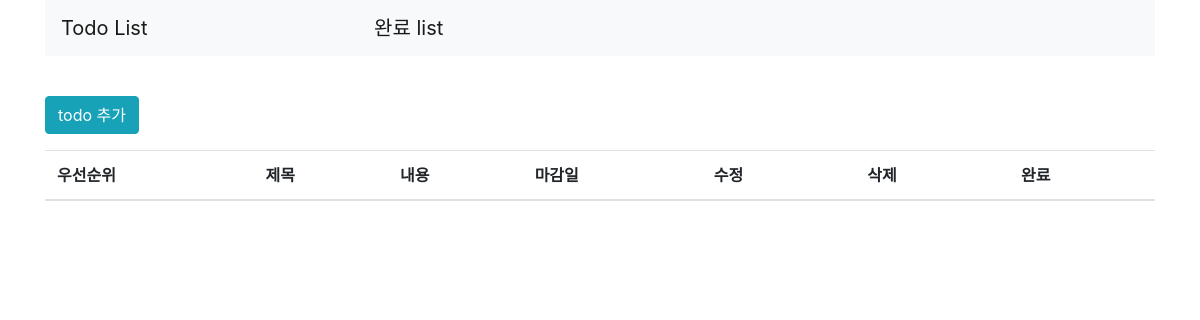
The app's page /success, older data.
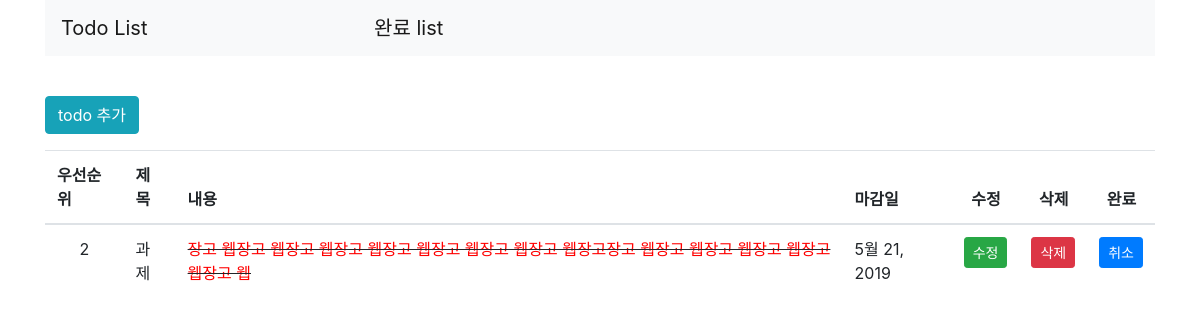
The same page, newer data.
### todo/models.py (models this page shows, shortened)
class Todo(models.Model):
    title = models.CharField(max_length=200,verbose_name='제목')
    content = models.TextField(verbose_name="내용")
    due_date = models.DateField(verbose_name="마감일",null=True,blank=True)
    priority = models.IntegerField(verbose_name="우선순위",default=1)
    success = models.BooleanField(verbose_name="완료",default=False)

### todo/views.py (the view)
# urls.py: path("success",TodoSuccessListView.as_view(),name="success"),
class TodoSuccessListView(ListView):
    model = Todo
    paginate_by = 10
    template_name_suffix = "_success_list"
    def get_queryset(self):
        return Todo.objects.filter(success = True)

### todo/templates/todo/todo_success_list.html (shortened to what this page needs)
{% extends 'base.html' %}
{% block content %}
<div class="btn-group">
        <a href="{% url 'add' %}" class="btn btn-info">todo 추가</a>
    </div>
    <table class="table">
        <thead>
            <tr>
                <th scope="col">우선순위</th>
                <th scope="col">제목</th>
                <th scope="col">내용</th>
                <th scope="col">마감일</th>
                <th scope="col">&nbsp;&nbsp;수정</th>
                <th scope="col">&nbsp;&nbsp;삭제</th>
                <th scope="col">&nbsp;&nbsp;완료</th>
            </tr>
        </thead>
        <tbody>
            {% for todo in object_list %}
                <tr>
                    {% now "Y-m-d" as todays_date %}
                    <td style="text-align: center">{{todo.priority}}</td>
                    <td>{{todo.title}}</td>
                    {% if todo.success == False %}
                    <td><a href="{% url 'detail' pk=todo.id %}" >{{todo.content|truncatechars:30}}</a></td>
                    {% else %}
                    <td class="striker"><a href="{% url 'detail' pk=todo.id %}" style="color: red;">{{todo.content}}</a></td>
                    {% endif %}
                    {% if todays_date <= todo.due_date|date:"Y-m-d" %}
                    <td>{{todo.due_date}}</td>
                    {% elif todo.due_date == None %}
                    <td>-</td>
                    {% else %}
                    <td style="color:red;">마감</td>
                    {% endif %}
                    <td><a href="{% url 'update' pk=todo.id %}" class="btn btn-success btn-sm">수정</a></td>
                    <td><a href="{% url 'delete' pk=todo.id %}" class="btn btn-danger btn-sm">삭제</a></td>
                    {% if todo.success == False %}
                    <td><a href="{% url 'cross' pk=todo.id %}" class="btn btn-primary btn-sm">완료</a></td>
                    {% else %}
                    <td><a href="{% url 'cross' pk=todo.id %}" class="btn btn-primary btn-sm">취소</a></td>
                    {% endif %}
                </tr>
            {% endfor %}
        </tbody>
    </table>
{% endblock %}

### templates/base.html (shortened to what this page needs)
<!DOCTYPE html>
<html lang="en">
<head>
    <link rel="stylesheet" href="https://stackpath.bootstrapcdn.com/bootstrap/4.1.3/css/bootstrap.min.css">
    {% load static %}
    <link rel="stylesheet" href="{% static 'style.css' %}">
</head>
<body>
    <div class="container">
        <nav class="navbar navbar-inverse navbar-light bg-light">
          <a class="navbar-brand" href="{% url 'list' %}">Todo List</a>
            <a class="navbar-brand" href="{% url 'success' %}">완료 list</a>
        </nav>
        <div class="row">
            <div class="col">
                {% block content %}
                {% endblock %}
            </div>
        </div>
    </div>
</body>
</html>

### static/style.css (style rules this page uses)
body { width:100%; }
.striker { text-decoration: line-through; }

Row changes from the older to the newer data that the page shows:
now on this page (row edited): Todo: priority "2", title "과제", content "장고 웹장고 웹장고 웹장고 웹장고 웹장고 웹장고 웹장고 웹장고장고 웹장고 웹장고 웹장고 웹장고 웹장고 웹", due_date "5월 21, 2019", success "취소"
